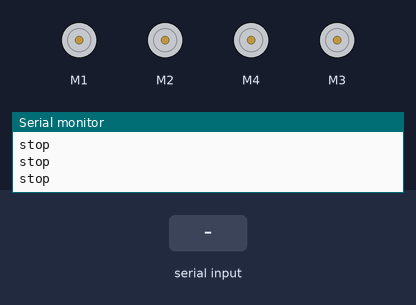
The sketch below on a simulated Arduino Uno, built with avr-gcc and run on an emulated ATmega328P. On the bench: 4 × DC motor (green arrow = forward, orange = backward, longer = faster), the last lines printed to the serial monitor. The inputs (shaded band) are chosen by the test bench.

Above: at 1.8 s.
1.9 s: "90,45\n" received over the second serial link
At 3.2 s:
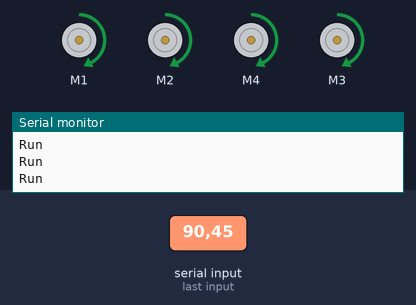
3.5 s: "30,150\n" received over the second serial link
At 4.4 s:
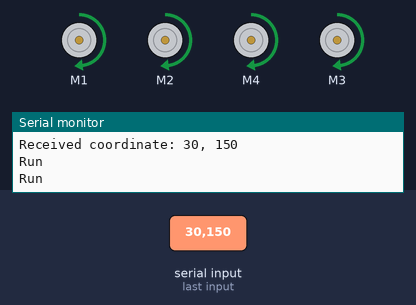
5.0 s: "200\n" received over the second serial link
At 5.7 s:
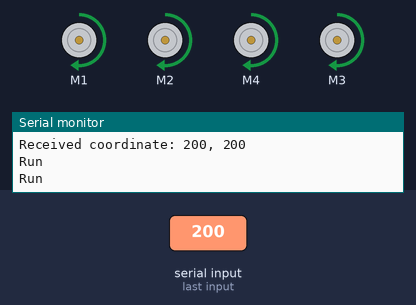
6.5 s: "5\n" received over the second serial link
At 6.9 s:
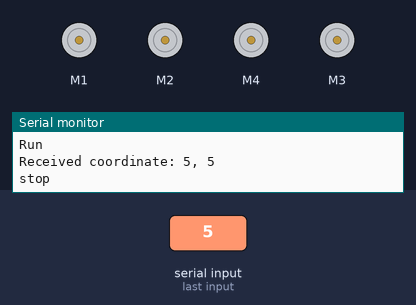
Timing chart, 0 to 9.0 s (numbered marks = the images above; inputs shaded):
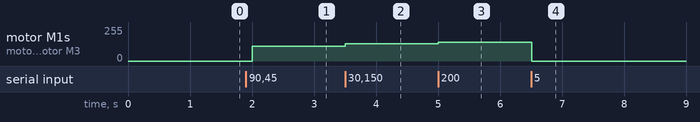

Measured:
- after the input at 1.9 s, motor M1, motor M2, motor M4, motor M3: stopped → forward 109/255 after 0.10 s
- after the input at 3.5 s, motor M1, motor M2, motor M4, motor M3: forward 109/255 → forward 130/255 at once
- after the input at 5.0 s, motor M1, motor M2, motor M4, motor M3: forward 130/255 → forward 140/255 at once
- after the input at 6.5 s, motor M1, motor M2, motor M4, motor M3: forward 140/255 → stopped at once

The sketch:

test3.ino
```cpp
//Include the motor driver library
#include <AFMotor.h>
#include <SoftwareSerial.h> // Include the SoftwareSerial library
#define RX A0
#define TX A1

SoftwareSerial BTSerial(RX, TX);   // RX, TX pins for Bluetooth module

//Set the speed of the motors
#define motorSpeed 100
int errorX = 0;
int errorY = 0;

//Create objects for the motors
AF_DCMotor leftMotor1(1);
AF_DCMotor leftMotor2(2);
AF_DCMotor rightMotor2(3);
AF_DCMotor rightMotor1(4);

void setup() {
  Serial.begin(9600);
  BTSerial.begin(9600); // Initialize the Bluetooth module
}

void loop() {
  if (BTSerial.available()) {             // Check if there is data available from Bluetooth module
    // Read the serial data as a string
    String data = BTSerial.readStringUntil('\n');

    // Split the string into two parts (x and y)
    int commaIndex = data.indexOf(',');
    String xString = data.substring(0, commaIndex);
    String yString = data.substring(commaIndex + 1);

    // Convert the string values to integers
    errorX = xString.toInt();
    errorY = yString.toInt();

    // Print the (x, y) coordinate to the serial monitor
    Serial.print("Received coordinate: ");
    Serial.print(errorX);
    Serial.print(", ");
    Serial.println(errorY);
  }

  // Determine the motor speeds based on the error
  int leftMotorSpeed = motorSpeed;
  int rightMotorSpeed = motorSpeed;

    if (errorX > 7) {
    // The robot is to the left of the desired position
     rightMotorSpeed = motorSpeed - errorX;
  } else if (errorX < -7) {
    // The robot is to the right of the desired position
    leftMotorSpeed = motorSpeed + errorX;
  }

  if (errorY > 30) {
    // The robot is below the desired position
    leftMotorSpeed = motorSpeed + errorY/5;
    rightMotorSpeed = motorSpeed + errorY/5;
  }

  // Setting Speed
  leftMotor1.setSpeed(leftMotorSpeed );
  leftMotor2.setSpeed(leftMotorSpeed );
  rightMotor1.setSpeed(rightMotorSpeed );
  rightMotor2.setSpeed(rightMotorSpeed );

   if(errorY < 20 && errorX<7 && errorY >-7){
     Stop();
     Serial.println("stop");
     delay(500);
  }else {
     Run();
     Serial.println("Run");
     delay(500);

    }
}

void Run(){
  leftMotor1.run(FORWARD);
  leftMotor2.run(FORWARD);
  rightMotor1.run(FORWARD);
  rightMotor2.run(FORWARD);
  }

void Stop() {
  leftMotor1.run(RELEASE);
  leftMotor2.run(RELEASE);
  rightMotor1.run(RELEASE);
  rightMotor2.run(RELEASE);
}
```
